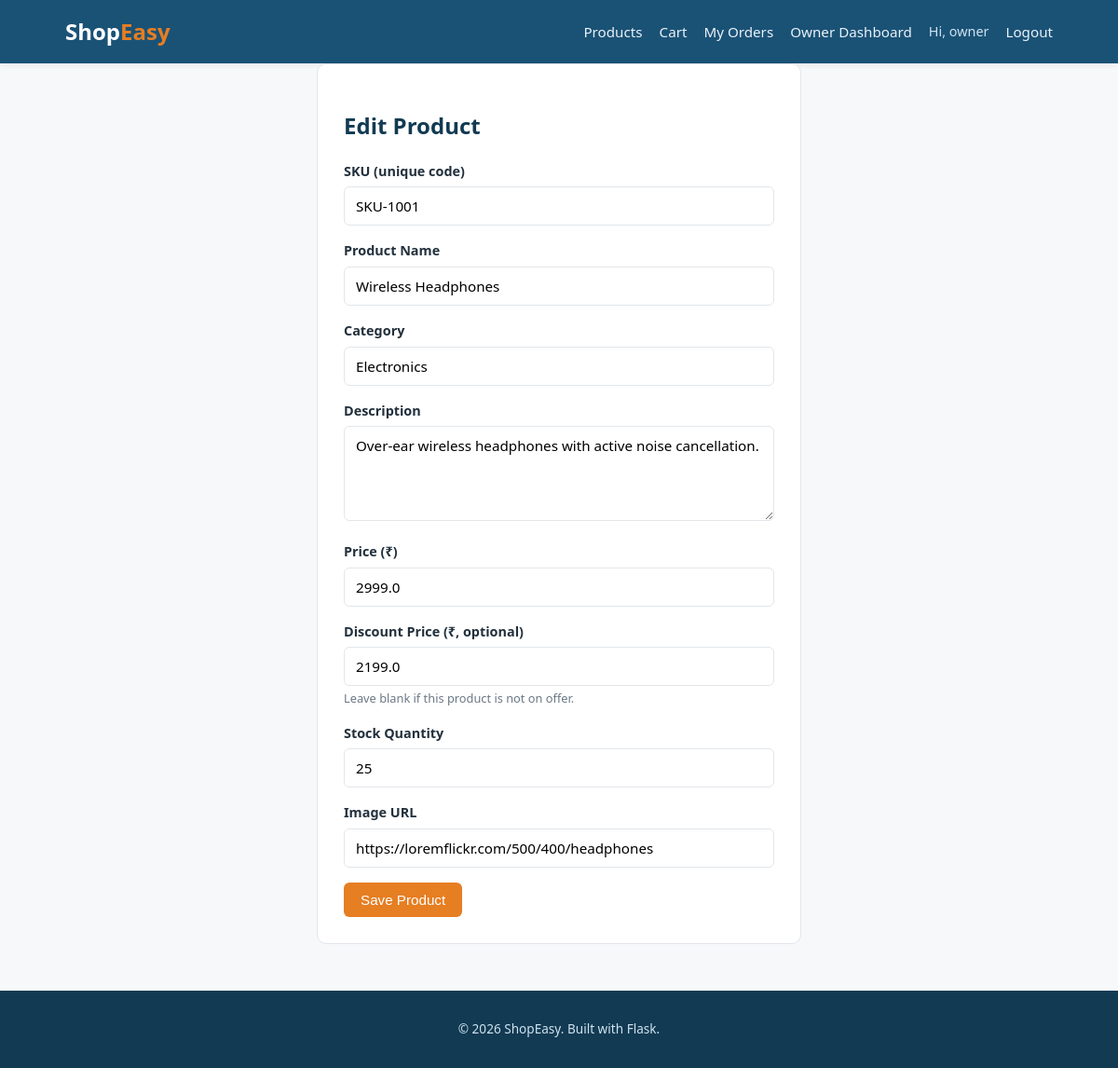
Page /owner/products/1/edit (signed in) on the committed database.
### models/user.py (models this page shows, shortened)
class User(UserMixin, db.Model):
    __tablename__ = 'users'
    id = db.Column(db.Integer, primary_key=True)
    username = db.Column(db.String(80), unique=True, nullable=False, index=True)
    email = db.Column(db.String(120), unique=True, nullable=False, index=True)
    password_hash = db.Column(db.String(255), nullable=False)
    is_owner = db.Column(db.Boolean, default=False, nullable=False)
    created_at = db.Column(db.DateTime, default=datetime.utcnow)
    orders = db.relationship('Order', backref='user', lazy=True)
    visits = db.relationship('Visit', backref='user', lazy=True)

### models/product.py (models this page shows, shortened)
class Product(db.Model):
    __tablename__ = 'products'
    id = db.Column(db.Integer, primary_key=True)
    sku = db.Column(db.String(32), unique=True, nullable=False, index=True)
    name = db.Column(db.String(150), nullable=False)
    description = db.Column(db.Text, nullable=False, default='')
    category = db.Column(db.String(80), nullable=False, default='General')
    price = db.Column(db.Float, nullable=False)                # original price
    discount_price = db.Column(db.Float, nullable=True)        # sale price, if on offer
    stock = db.Column(db.Integer, nullable=False, default=0)
    image_url = db.Column(db.String(300), nullable=True)
    created_at = db.Column(db.DateTime, default=datetime.utcnow)
    order_items = db.relationship('OrderItem', backref='product', lazy=True)

### routes/owner.py (the view, shortened to what this page needs)
@owner_bp.route('/products/<int:product_id>/edit', methods=['GET', 'POST'])
@login_required
@owner_required
def edit_product(product_id):
    product = Product.query.get(product_id)
    if product is None:
        abort(404)
    form = ProductForm(obj=product)
    form.product_id = product.id  # used by validate_sku to allow keeping the same SKU
    return render_template('owner/add_product.html', form=form, editing=True, product=product)

### forms.py (shortened to what this page needs)
class ProductForm(FlaskForm):
    sku = StringField('SKU (unique code)', validators=[
        DataRequired(), Length(min=2, max=32),
        Regexp(r'^[A-Za-z0-9\-_]+$', message='Letters, numbers, hyphens and underscores only.')
    ])
    name = StringField('Product Name', validators=[DataRequired(), Length(max=150)])
    description = TextAreaField('Description', validators=[Optional(), Length(max=2000)])
    category = StringField('Category', validators=[DataRequired(), Length(max=80)])
    price = FloatField('Price (₹)', validators=[DataRequired(), NumberRange(min=0.01)])
    discount_price = FloatField('Discount Price (₹, optional)', validators=[Optional(), NumberRange(min=0)])
    stock = IntegerField('Stock Quantity', validators=[DataRequired(), NumberRange(min=0)])
    image_url = StringField('Image URL', validators=[Optional(), Length(max=300)])
    submit = SubmitField('Save Product')

### routes/owner.py (called while the page is built)
def owner_required(view_func):
    @wraps(view_func)
    def wrapped(*args, **kwargs):
        if not current_user.is_authenticated or not current_user.is_owner:
            abort(403)
        return view_func(*args, **kwargs)
    return wrapped

### templates/owner/add_product.html (shortened to what this page needs)
{% extends 'base.html' %}
{% block content %}
<div class="form-card">
    <h2>{{ 'Edit Product' if editing else 'Add New Product' }}</h2>
    <form method="POST" novalidate>
        <div class="form-group">
            {{ form.sku.label }}
            {{ form.sku() }}
        </div>
        <div class="form-group">
            {{ form.name.label }}
            {{ form.name() }}
        </div>
        <div class="form-group">
            {{ form.category.label }}
            {{ form.category() }}
        </div>
        <div class="form-group">
            {{ form.description.label }}
            {{ form.description(rows=4) }}
        </div>
        <div class="form-group">
            {{ form.price.label }}
            {{ form.price() }}
        </div>
        <div class="form-group">
            {{ form.discount_price.label }}
            {{ form.discount_price() }}
            <div class="help-text">Leave blank if this product is not on offer.</div>
        </div>
        <div class="form-group">
            {{ form.stock.label }}
            {{ form.stock() }}
        </div>
        <div class="form-group">
            {{ form.image_url.label }}
            {{ form.image_url(placeholder="https://...") }}
        </div>
        {{ form.submit(class_="btn btn-accent") }}
    </form>
</div>
{% endblock %}

### templates/base.html (shortened to what this page needs)
<!DOCTYPE html>
<html lang="en">
<head>
    <link rel="stylesheet" href="{{ url_for('static', filename='css/style.css') }}">
</head>
<body>
    <header class="site-header">
        <div class="container header-inner">
            <a href="{{ url_for('products.index') }}" class="brand">Shop<span>Easy</span></a>
            <nav class="main-nav">
                <a href="{{ url_for('products.index') }}">Products</a>
                {% if current_user.is_authenticated %}
                    <a href="{{ url_for('orders.view_cart') }}">Cart</a>
                    <a href="{{ url_for('orders.my_orders') }}">My Orders</a>
                    {% if current_user.is_owner %}
                        <a href="{{ url_for('owner.dashboard') }}">Owner Dashboard</a>
                    {% endif %}
                    <span class="nav-user">Hi, {{ current_user.username }}</span>
                    <a href="{{ url_for('auth.logout') }}">Logout</a>
                {% else %}
                    <a href="{{ url_for('auth.login') }}">Login</a>
                    <a href="{{ url_for('auth.signup') }}" class="nav-cta">Sign Up</a>
                {% endif %}
            </nav>
        </div>
    </header>
    <main class="container">
        {% block content %}{% endblock %}
    </main>
    <footer class="site-footer">
        <div class="container">
            <p>&copy; {{ current_year }} ShopEasy. Built with Flask.</p>
        </div>
    </footer>
</body>
</html>

### static/css/style.css (style rules this page uses)
:root { --primary: #1a5276; --primary-dark: #123a52; --accent: #e67e22; --bg: #f7f8fa; --card-bg: #ffffff; --text: #22303c; --muted: #6b7885; --border: #e2e6ea; --danger: #c0392b; --success: #1e8449; --radius: 10px; }
* { box-sizing: border-box; }
body { margin: 0; font-family: 'Segoe UI', Roboto, Helvetica, Arial, sans-serif; background: var(--bg); color: var(--text); line-height: 1.5; }
.container { max-width: 1100px; margin: 0 auto; padding: 0 20px; }
.site-header { background: var(--primary); color: #fff; box-shadow: 0 2px 6px rgba(0,0,0,0.08); }
.header-inner { display: flex; align-items: center; justify-content: space-between; padding: 16px 20px; }
.brand { font-size: 1.5rem; font-weight: 700; color: #fff; text-decoration: none; }
.brand span { color: var(--accent); }
.main-nav { display: flex; align-items: center; gap: 18px; flex-wrap: wrap; }
.main-nav a { color: #eaf2f8; text-decoration: none; font-size: 0.95rem; }
.nav-user { color: #cfe3f0; font-size: 0.9rem; }
main { min-height: 70vh; padding: 30px 20px; }
h1, h2, h3 { color: var(--primary-dark); }
.btn { display: inline-block; padding: 10px 18px; border-radius: 6px; border: none; background: var(--primary); color: #fff; text-decoration: none; cursor: pointer; font-size: 0.95rem; }
.btn-accent { background: var(--accent); }
.form-card { background: var(--card-bg); border: 1px solid var(--border); border-radius: var(--radius); padding: 28px; max-width: 520px; margin: 0 auto; }
.form-group { margin-bottom: 16px; }
.form-group label { display: block; margin-bottom: 6px; font-weight: 600; font-size: 0.9rem; }
.form-group input, .form-group select, .form-group textarea { width: 100%; padding: 10px 12px; border: 1px solid var(--border); border-radius: 6px; font-size: 0.95rem; font-family: inherit; }
.help-text { color: var(--muted); font-size: 0.8rem; margin-top: 4px; }
.site-footer { background: var(--primary-dark); color: #cfe3f0; text-align: center; padding: 18px 0; font-size: 0.85rem; margin-top: 50px; }

### rows in the picture
User: username "owner"
Product: sku "SKU-1001", name "Wireless Headphones", category "Electronics", description "Over-ear wireless headphones with active noise cancellation.", price "2999.0", discount_price "2199.0", stock "25", image_url "https://loremflickr.com/500/400/headphones"

### other values in the picture
{{ 'Edit Product' if editing else 'Add New Product' }} "Edit Product"
